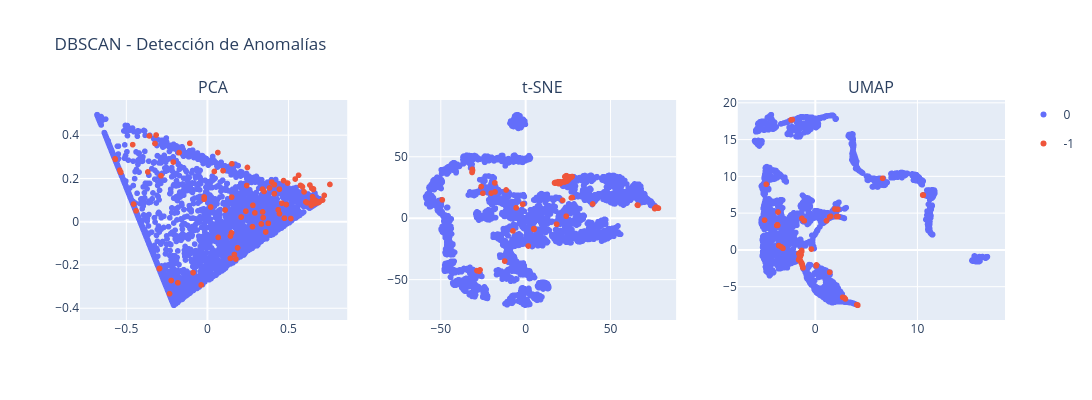

The notebook cell saved with this chart:
### Code cell
# Utilice este código para graficar. dbscan_labels = clusters/outliers obtenidos por DBSCAN.
fig_dbscan = plot_dim_reductions(
    pca_proj,
    tsne_proj,
    umap_proj,
    name="DBSCAN - Detección de Anomalías",
    colors=dbscan_labels,
)
fig_dbscan.show()
